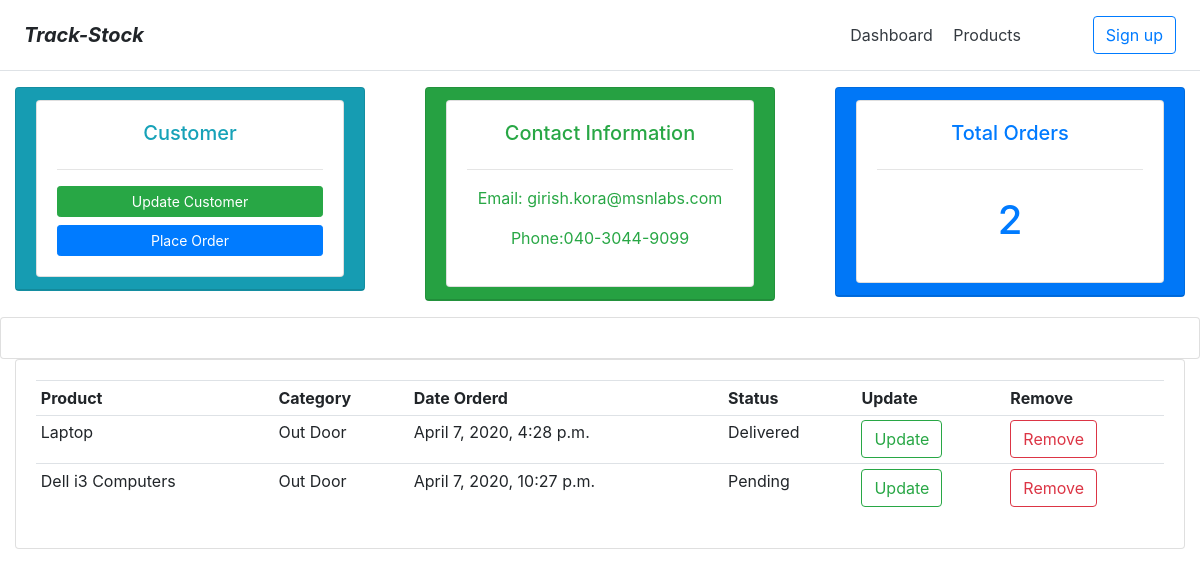
/customer/4/, run on the app's committed database.
### inv/models.py (models this page shows, shortened)
class Customer(models.Model):
    name = models.CharField(max_length=200, null=True)
    phone = models.CharField(max_length=200, null=True)
    email = models.CharField(max_length=200, null=True)
    date_created = models.DateTimeField(auto_now_add=True, null=True)

class Order(models.Model):
    STATUS = (
            ('Pending', 'Pending'),
            ('Out for Delivery', 'Out for Delivery'),
            ('Delivered', 'Delivered'),
            )
    customer = models.ForeignKey(Customer, null=True, on_delete = models.SET_NULL)
    product = models.ForeignKey(Product, null=True, on_delete = models.SET_NULL)
    date_created = models.DateTimeField(auto_now_add=True, null=True)
    status = models.CharField(max_length=200, null=True, choices=STATUS)

class Product(models.Model):
    CATEGORY = (
            ('Indoor', 'Indoor'),
            ('Out Door', 'Out Door'),
            )
    name = models.CharField(max_length=200, null=True)
    stock = models.CharField(max_length=8, null=True)
    category = models.CharField(max_length=200, null=True, choices=CATEGORY)
    description = models.CharField(max_length=200, null=True)
    date_created = models.DateTimeField(auto_now_add=True, null=True)
    tags = models.ManyToManyField(Tag)
    def __str__(self):
        return self.name

### inv/views.py (the view)
# urls.py: path('customer/<str:pk_test>/', views.customer, name="customer"),
def customer(request, pk_test):
    customer = Customer.objects.get(id=pk_test)
    orders = customer.order_set.all()
    orders_count = orders.count()
    context = {'customer':customer, 'orders':orders, 'orders_count':orders_count}
    return render(request, 'customer.html', context)

### inv/templates/customer.html (shortened to what this page needs)
{% extends 'main.html' %}
{% block content %}
<div class="row">
    <div class="col">
        <div class="col-md">
            <div class="card text-info text-center bg-info  mb-3">
                <div class="card-header">
                    <div class="card card-body">
                        <h5>Customer</h5>
                        <hr>
                        <a class="btn btn-success btn-sm btn-block" href="#">Update Customer</a>
                        <a class="btn btn-primary btn-sm btn-block" href="{% url 'create_order' customer.id %}">Place Order</a>
                    </div>
                </div>
            </div>
        </div>
    </div>
    <div class="col">
        <div class="col-md">
            <div class="card text-success text-center bg-success mb-3" >
                <div class="card-header">
                    <div class="card card-body">
                        <h5>Contact Information</h5>
                        <hr>
                        <p>Email: {{customer.email}}</p>
                        <p>Phone:{{customer.phone}}</p>
                    </div>
                </div>
            </div>
        </div>
    </div>
    <div class="col">
        <div class="col-md">
            <div class="card text-primary text-center bg-primary  mb-3">
                <div class="card-header">
                    <div class="card card-body">
                        <h5>Total Orders</h5>
                        <hr>
                        <h1 style="text-align: center;padding: 10px">{{orders_count}}</h1>
                    </div>
                </div>
            </div>
        </div>
    </div>
</div>
<div class="row">
    <div class="col">
        <div class="card card-body">
        </div>
    </div>
</div>
<div class="row">
    <div class="col">
        <div class="col-md">
            <div class="card card-body">
                <table class="table table-sm">
                    <tr>
                        <th>Product</th>
                        <th>Category</th>
                        <th>Date Orderd</th>
                        <th>Status</th>
                        <th>Update</th>
                        <th>Remove</th>
                    </tr>
                    {% for order in orders %}
                    <tr>
                        <td>{{order.product}}</td>
                        <td>{{order.product.category}}</td>
                        <td>{{order.date_created}}</td>
                        <td>{{order.status}}</td>
                        <td><a type="button" class="btn btn-outline-success" href="#">Update</a></td>
                        <td><a type="button" class="btn btn-outline-danger" href="#">Remove</a></td>
                    </tr>
                    {% endfor %}
                </table>
            </div>
        </div>
    </div>
</div>
{% endblock %}

### data on the page
Customer: email "girish.kora@msnlabs.com", phone "040-3044-9099"
Order: product "Laptop", product.category "Out Door", date_created "April 7, 2020, 4:28 p.m.", status "Delivered"
Order: product "Dell i3 Computers", product.category "Out Door", date_created "April 7, 2020, 10:27 p.m.", status "Pending"

### other printed values
{{ orders_count }} "2"
